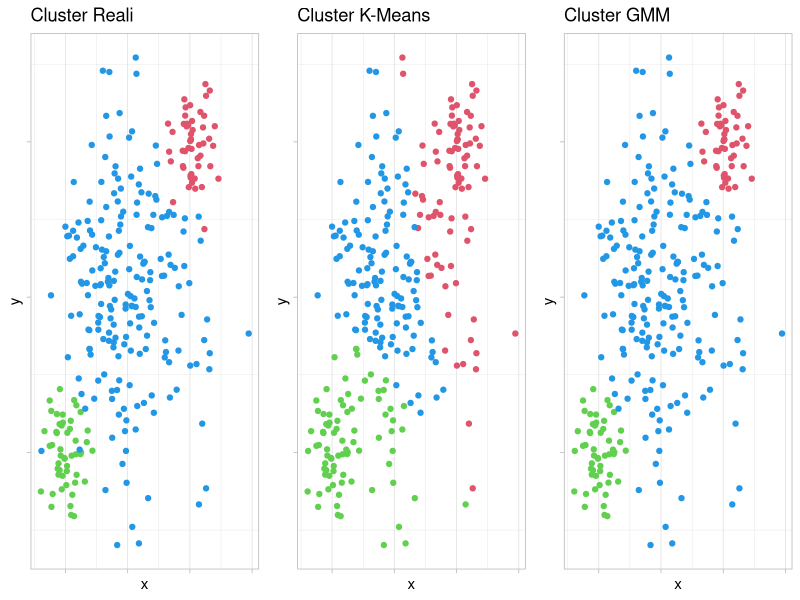

Recreate this plot in R.
set.seed(123)
library(ggplot2)

col1<-c(rnorm(50,5,1),rnorm(200,10,3),rnorm(50,15,1))
col2<-c(rnorm(50,5,1),rnorm(200,10,3),rnorm(50,15,1))
col3<-c(rep(2,50),rep(3,200),rep(1,50))

tab<-as.data.frame(cbind(col1,col2,col3))

gr1<-ggplot(tab, aes(x = tab[,1], y = tab[,2])) +
  theme_light() +
  xlab("x") + ylab("y") +
  theme(axis.text.y=element_blank(),axis.text.x=element_blank(),panel.grid.major.y = element_blank() ) +
  geom_point(color=tab[,3]+1)+
  ggtitle("Cluster Reali")

tab2<-tab
tab2[,3]<-kmeans(tab[,-3],3)$cluster

gr2<-ggplot(tab2, aes(x = tab2[,1], y = tab2[,2])) +
  theme_light() +
  xlab("x") + ylab("y") +
  theme(axis.text.y=element_blank(),axis.text.x=element_blank(),panel.grid.major.y = element_blank() ) +
  geom_point(color=tab2[,3]+1) +
  ggtitle("Cluster K-Means")

library(mclust)
tab3<-tab
tab3[,3]<-Mclust(tab[,-3],G=3)$classification

#cambio numerazione per avere stessi colori
temp<-tab3[,3]
temp[which(tab3[,3]==1)]<-2
temp[which(tab3[,3]==2)]<-1
temp[which(tab3[,3]==3)]<-3
tab3[,3]<-temp

gr3<-ggplot(tab3, aes(x = tab3[,1], y = tab3[,2])) +
  theme_light() +
  xlab("x") + ylab("y") +
  theme(axis.text.y=element_blank(),axis.text.x=element_blank(),panel.grid.major.y = element_blank() ) +
  geom_point(color=tab3[,3]+1) +
  ggtitle("Cluster GMM")

library(cowplot)
plot_grid(gr1,gr2,gr3,nrow=1)
